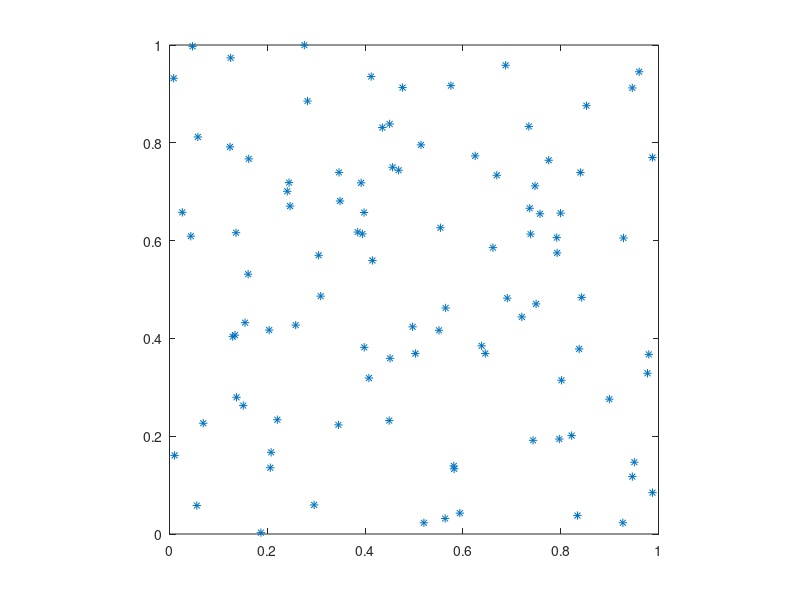

The MATLAB script that drew this image: (Note: this script raises an error after producing the figure.)
tic
totalPointCounts = [100, 1000, 10000]; 

len = length(totalPointCounts);
insidePointCounts = zeros(len, 1);
area = zeros(len, 1);

%% main program
j = 0;
for N = totalPointCounts
    j = j + 1;
    
    % generate N random points with range [0, 1)
    points = rand(N, 2);
    
    % set axis and grid
    axis([0, 1, 0, 1]);
    grid on; % show grid

    if (j > 1)
        figure;
    end
    
    % draw points
    i = 1:N;
    plot(points(i, 1), points(i, 2), '*');
    hold on;

    % draw quarter circle
    axis square;
    f = ezplot('x^2+y^2-1=0', [0, 1, 0, 1]);
    set(f, 'LineWidth', 4, 'color', 'k');
    
    % count the number of points inside the quarter circle
    count = 0;
    for i = 1:N
        if ((points(i, 1)^2 + points(i, 2)^2) <= 1)
            count = count + 1;
        end
    end
    insidePointCounts(j, 1) = count;
    
    % calculate Pi: points inside/total points
    area(j, 1) = insidePointCounts(j, 1) ./ N;
    area(j, 2) = N;
    
    count
end

%% plot line chart
figure;
i = 1:3;
plot(area(i, 2), area(i, 1), '*-');
toc
